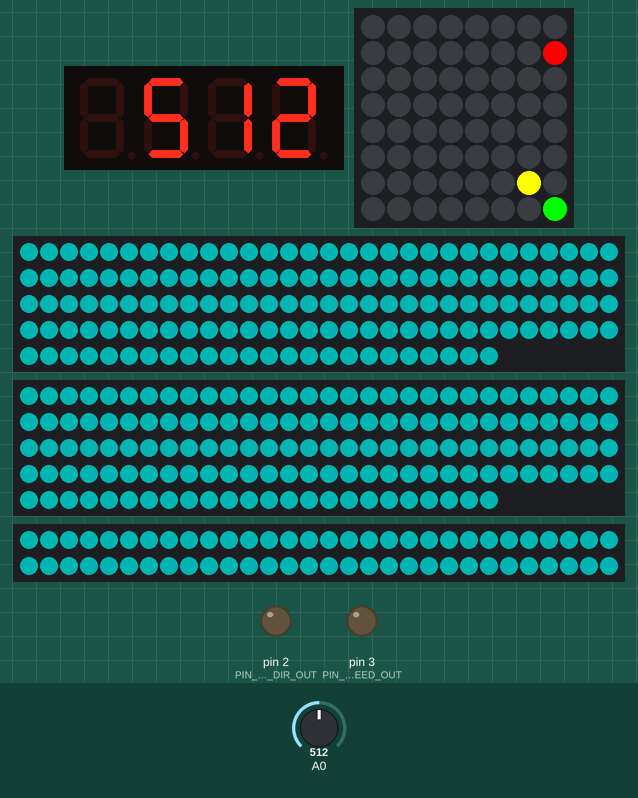
A sketch run on a simulated Arduino Uno, built with avr-gcc and run on an emulated ATmega328P. Shown: 4-digit seven-segment display, 8×8 RGB LED matrix (first LED top left, wired row by row), 2 × 144 RGB LEDs in strip order, left to right, continuing on the next row, 60 RGB LEDs in strip order, left to right, continuing on the next row, output pins drawn as LEDs (lit = HIGH). The test bench sets the inputs (shaded band); at power-on: A0 = 512. Dim RGB values are drawn brighter than linear; random numbers use the default seed unless the sketch sets one; what the sketch prints to the serial monitor is not drawn.

Above: at 1.5 s.
1.6 s: A0 set to 130
At 3.0 s:
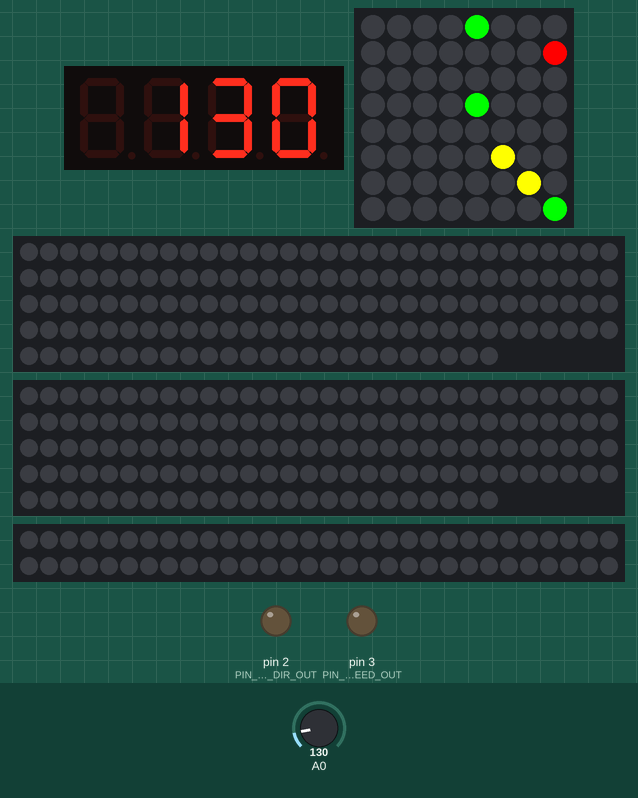
3.6 s: A0 set to 150
At 3.83 s:
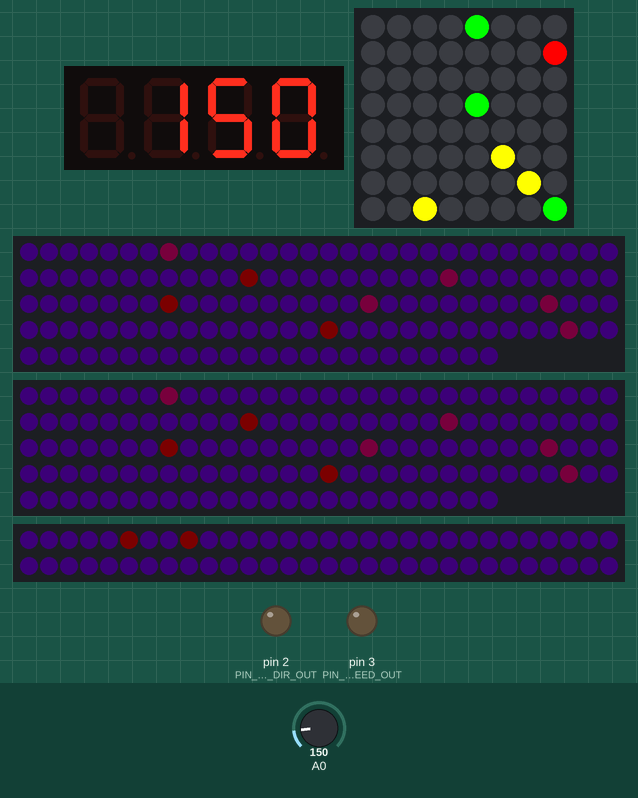
5.5 s: A0 set to 266
At 5.72 s:
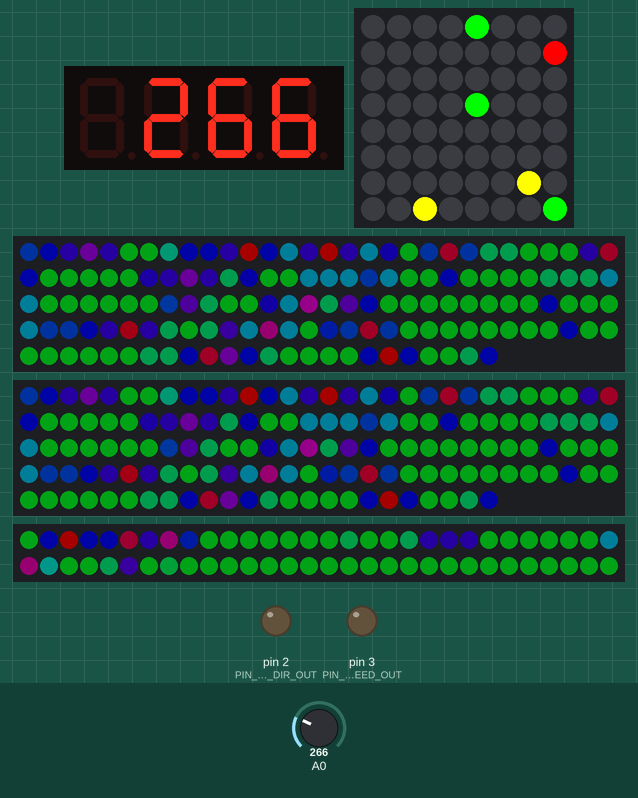
7.3 s: A0 set to 246
At 7.57 s:
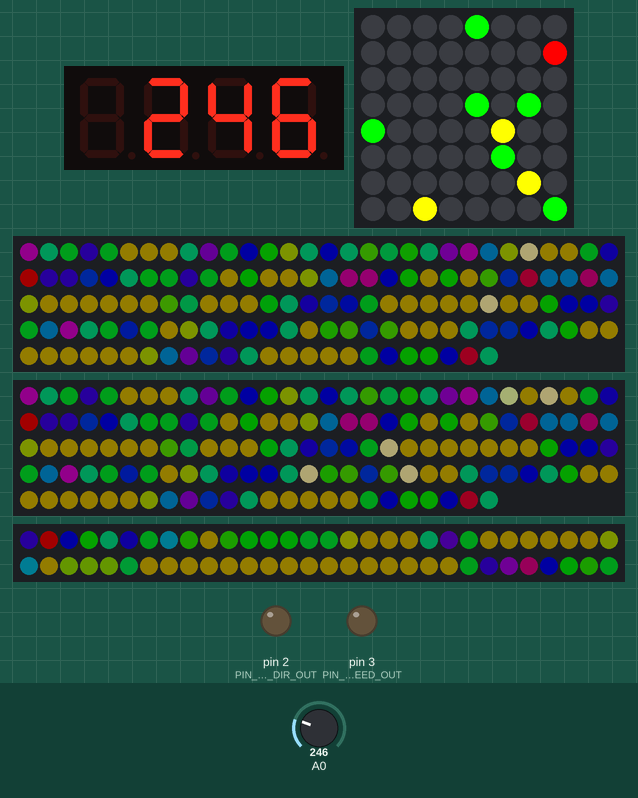
9.2 s: A0 set to 716
At 9.37 s:
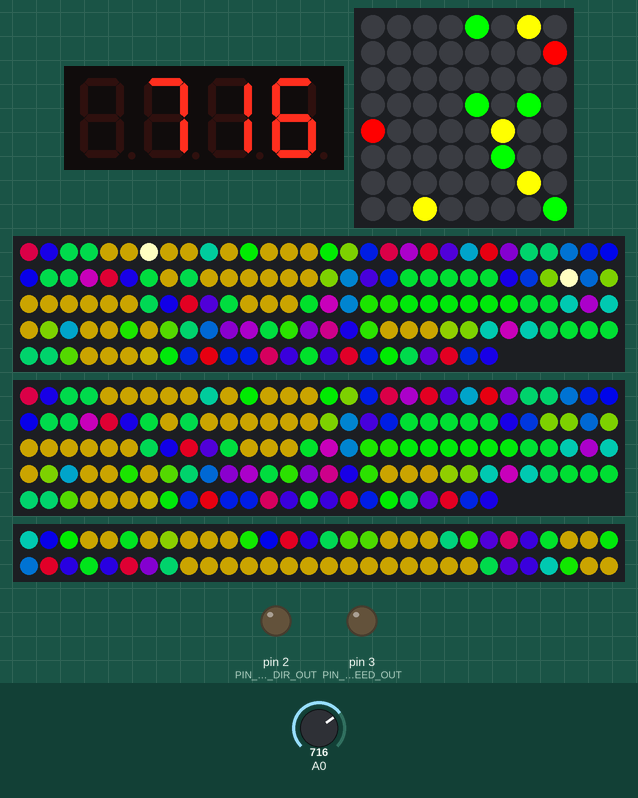
11.0 s: A0 set to 511
At 11.24 s:
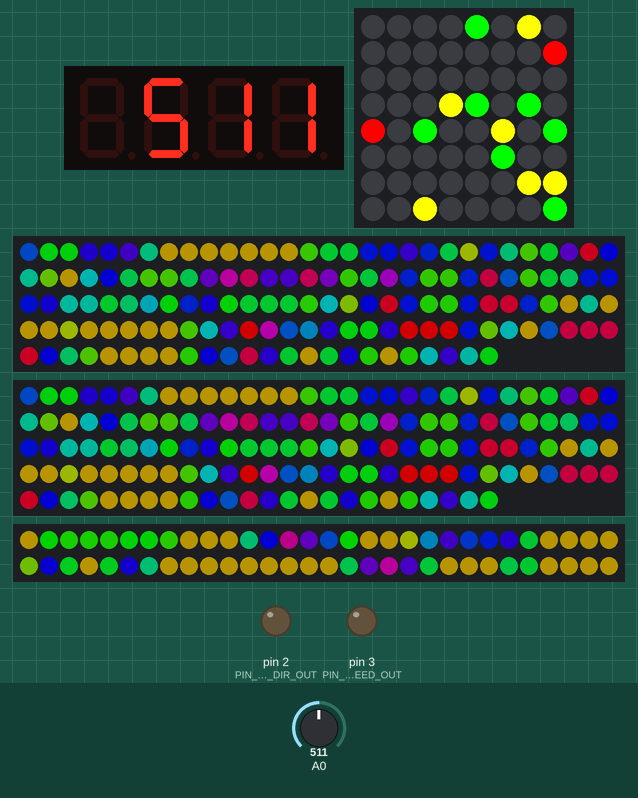

The sketch:

angel2.ino
```cpp
#include "wings.h"
#include "buttons.h"
#include "display.h"
#include "light_mode.h"
#include "chase_mode.h"
#include "fire_mode.h"
#include "glow_mode.h"
#include "rainbow_mode.h"

#include <Adafruit_NeoPixel.h>

// CONSTANTS

#define DELAY 10

// I/O PINS

#define BUTTON_POWER      22 //A
#define BUTTON_UP         23 //B
#define BUTTON_MODE       24 //C
#define BUTTON_DOWN       25 //D

#define PIN_WING_SPEED_OUT    3
#define PIN_WING_DIR_OUT      2

#define ACCESSORY_OUT     30
#define LEFT_WING_OUT     28
#define RIGHT_WING_OUT    26

#define WING_POSITION_IN  A0

#define AUDIO_ENVELOPE_INPUT A1
#define AUDIO_INPUT          A2


//Gloabls
Wings* wings;
Buttons* buttons;

Adafruit_NeoPixel* leftWing;
Adafruit_NeoPixel* rightWing;
Adafruit_NeoPixel* accessory;

GlowMode* wingGlow;
GlowMode* accGlow;

LightMode* wingMode;
LightMode* accessoryMode;

Display* display;

bool lightsOn = true;

void setup() {
  Serial.begin(19200);
  Serial.println("Setup begin");

  wings = new Wings(PIN_WING_SPEED_OUT, PIN_WING_DIR_OUT, WING_POSITION_IN);

  buttons = new Buttons(BUTTON_POWER, BUTTON_MODE, BUTTON_UP, BUTTON_DOWN);

  leftWing = new Adafruit_NeoPixel(144, LEFT_WING_OUT, NEO_GRBW + NEO_KHZ800);
  rightWing = new Adafruit_NeoPixel(144, RIGHT_WING_OUT, NEO_GRBW + NEO_KHZ800);
  accessory = new Adafruit_NeoPixel(60, ACCESSORY_OUT, NEO_GRB + NEO_KHZ800);

  wingMode = new RainbowMode(144);
  accessoryMode = new RainbowMode(60);

  wingGlow = new GlowMode(144);
  accGlow = new GlowMode(60);

  display = new Display();

  display->init();

  leftWing->begin();
  rightWing->begin();
  accessory->begin();

  leftWing->setBrightness(255);
  rightWing->setBrightness(255);
  accessory->setBrightness(255);

  wings->stop();

  Serial.println("Setup complete");
}

void moveWings() {
    if (buttons->wasPressed(buttons->DOWN)) {
      wings->down();
    } else if (buttons->wasPressed(buttons->UP)) {
      wings->up();
    }

    wings->step();
}

void blankLights() {
  leftWing->setBrightness(0);
  rightWing->setBrightness(0);
  accessory->setBrightness(0);
  leftWing->show();
  rightWing->show();
  accessory->show();
}

void updateLights(int wingPosition) {
  int brightness = wingPosition / 4;

  leftWing->setBrightness(brightness);
  rightWing->setBrightness(brightness);
  accessory->setBrightness(brightness);

  accessoryMode->step();
  accessoryMode->display(accessory, 0);

  if (buttons->isPressed(buttons->MODE)) {
     wingGlow->step();

    wingMode->display(leftWing, 0);
    wingMode->display(rightWing, 0);
  } else {
    wingMode->step();

    wingMode->display(leftWing, 0);
    wingMode->display(rightWing, 0);
  }

  leftWing->show();
  rightWing->show();
  accessory->show();
}

void loop() {
  // Serial.println("Loop start");

  buttons->update();

  int wingPosition = wings->updatePosition();
  moveWings();

  if (buttons->wasPressed(buttons->POWER)) {
    lightsOn = !lightsOn;

    if (!lightsOn) {
        blankLights();
    }
  }

  if (lightsOn) {
    updateLights(wingPosition);
  }

  display->beepBoop();

  delay(DELAY);
}
```

buttons.cpp
```cpp
#include "Arduino.h"
#include "buttons.h"

Buttons::Buttons(int power, int mode, int up, int down) {
  for(int button = 0; button < NUM_BUTTONS; button++) {
    for (int time = 0; time < HISTORY; time++) {
      buttonHistory[button][time] = false;
    }
  }

  buttons[POWER] = power;
  buttons[MODE] = mode;
  buttons[UP] = up;
  buttons[DOWN] = down;

  if (DEBUG) {
    Serial.println("butons initialized");
  }
};

void Buttons::update() {
  for(int i = 0; i < NUM_BUTTONS; i++) {
    boolean current = digitalRead(buttons[i]);

    buttonHistory[i][3] = buttonHistory[i][2];
    buttonHistory[i][2] = buttonHistory[i][1];
    buttonHistory[i][1] = buttonHistory[i][0];
    buttonHistory[i][0] = current;

    if (DEBUG) {
      Serial.print("button "); Serial.print(i); Serial.println(" : "); Serial.println(current);
    }
  }
}

boolean Buttons::isPressed(int button) {
  int pressed = 0;

  for (int time = 0; time < HISTORY; time++) {
    if (buttonHistory[button][time]) {
      pressed++;
    }
  }

  return pressed >= 2;
}

boolean Buttons::wasPressed(int button) {
  //Only return true once for each press, and only after it has been pressed for at least one cycle.
  boolean pressed = buttonHistory[button][0] && !buttonHistory[button][1];// && !buttonHistory[button][2];

  return pressed;
}
```

buttons.h
```cpp
#ifndef Buttons_h
#define Buttons_h

#include "Arduino.h"

#define DEBUG false

#define NUM_BUTTONS 4
#define HISTORY 4

class Buttons {
  public:
    Buttons(int power, int mode, int up, int down);

    static const int POWER = 0;
    static const int MODE = 1;
    static const int UP = 2;
    static const int DOWN = 3;

    void update();
    boolean isPressed(int buttonIndex);
    boolean wasPressed(int buttonIndex);

  private:
    boolean buttonHistory[NUM_BUTTONS][HISTORY];
    int buttons[NUM_BUTTONS];

};

#endif
```

chase_mode.cpp
```cpp
#include "Arduino.h"
#include "chase_mode.h"

ChaseMode::ChaseMode(int maxPixels) : LightMode(maxPixels) {
  chaseState = 0;
};

void ChaseMode::step() {
  chaseState++;

  if (chaseState >= 6 * 3) {
    chaseState = 0;
  }
}

void ChaseMode::display(Adafruit_NeoPixel* pixels, int meta) {

  int n = pixels->numPixels();

  uint32_t color;
  for (int i=0; i < n; i++) {
    int offset = (i + (chaseState/3)) % 6;
    switch (offset) {
    case 0:
      color = rgb(127, 0, 0);
      break;
    case 1:
      color = rgb(127, 63, 0);
      break;
    case 2:
      color = rgb(127, 127, 0);
      break;
    case 3:
      color = rgb(0, 127, 0);
      break;
    case 4:
      color = rgb(0, 0, 255);
      break;
    case 5:
      color = rgb(63, 0, 255);
      break;
    }

    pixels->setPixelColor(i, color);
  }
}
```

chase_mode.h
```cpp
#ifndef ChaseMode_h
#define ChaseMode_h

#include "Arduino.h"
#include "light_mode.h"

class ChaseMode : public LightMode {
  public:
    ChaseMode(int maxPixels);

    void step();
    void display(Adafruit_NeoPixel* pixels, int meta);

  private:
    int chaseState;
};

#endif
```

display.cpp
```cpp
#include "Arduino.h"
#include "display.h"

#include <Wire.h>
#include <Adafruit_GFX.h>
#include "Adafruit_LEDBackpack.h"

const int N = 8 * 8;

Display::Display() {
    matrix = new Adafruit_BicolorMatrix();
    digits = new Adafruit_7segment();
}

void Display::init() {
    matrixState = new uint8_t[N];

    digits->begin(0x70);
    matrix->begin(0x71);

    digits->print(8888);
    digits->writeDisplay();

    matrix->clear();
    matrix->fillRect(0,0, 3,8, LED_RED);
    matrix->fillRect(3,0, 5,8, LED_YELLOW);
    matrix->fillRect(5,0, 8,8, LED_GREEN);
    matrix->writeDisplay();

    delay(300);

    matrix->fillRect(0,0, 8,8, LED_OFF);
    matrix->writeDisplay();
}

void Display::number(int n) {
    digits->print(n);
    digits->writeDisplay();
}

void Display::beepBoop() {
    int p = random(3);
    if (p == 0) {
        int x = random(8);
        int y = random(8);
        int c = random(6) - 2;
        c = max(c, 0);
        matrix->drawPixel(x, y, c);
        matrix->writeDisplay();
    }
}
```

display.h
```cpp
#ifndef Display_h
#define Display_h

#include "Adafruit_LEDBackpack.h"

class Display {
    public:
        Display();
        void init();

        void number(int n);
        void beepBoop();

    private:
        Adafruit_BicolorMatrix* matrix;
        Adafruit_7segment* digits;
        uint8_t* matrixState;
};

#endif
```

fire_mode.h
```cpp
#ifndef FireMode_h
#define FireMode_h

#include "Arduino.h"
#include "light_mode.h"

#define MAX            32767

class FireMode : public LightMode {
  public:
    FireMode(int maxPixels);

    void step();
    void display(Adafruit_NeoPixel* pixels, int meta);

  private:
    void pullAdjacent(int i, int pull);

    int* levels;
    int* goals;

    int rise;
    int fall;
    int dropoff;
    int minLevel;
    int choose;
};

#endif
```

glow_mode.cpp
```cpp
#include "Arduino.h"
#include "glow_mode.h"

GlowMode::GlowMode(int maxPixels) : LightMode(maxPixels) {
  chaseState = 0;

  maxColor = rgbw(255, 255, 255, 255);
};

void GlowMode::step() {
  chaseState++;

  if (chaseState >= 6 * 3) {
    chaseState = 0;
  }
}

byte bump(int value) {
  if (value == 255) {
    return 255;
  }

  return constrain(value + 16, 0, 255);
}

void GlowMode::display(Adafruit_NeoPixel* pixels, int meta) {

  int n = pixels->numPixels();

  uint32_t color;
  for (int i=0; i < n; i++) {

    color = pixels->getPixelColor(i);

    if (color < maxColor) {
      byte r = bump(red(color));
      byte g = bump(green(color));
      byte b = bump(blue(color));
      byte w = bump(white(color));

      color = rgbw(r, g, b, w);
    }

    pixels->setPixelColor(i, color);
  }
}
```

glow_mode.h
```cpp
#ifndef GlowMode_h
#define GlowMode_h

#include "Arduino.h"
#include "light_mode.h"

class GlowMode : public LightMode {
  public:
    GlowMode(int maxPixels);

    void step();
    void display(Adafruit_NeoPixel* pixels, int meta);

  private:
    int chaseState;
    int maxColor;
};

#endif
```

light_mode.cpp
```cpp
#include "Arduino.h"
#include "light_mode.h"

LightMode::LightMode(int maxPixels) {
  numPixels = maxPixels;
  lastPixel = maxPixels - 1;
}

void LightMode::display(Adafruit_NeoPixel* strip) {
    display(strip, 0);
}

uint32_t LightMode::rgb(uint8_t r, uint8_t g, uint8_t b) {
  return ((uint32_t)r << 16) | ((uint32_t)g << 8) | b;
}

uint32_t LightMode::rgbw(uint8_t r, uint8_t g, uint8_t b, uint8_t w) {
  return ((uint32_t)w << 24) | ((uint32_t)r << 16) | ((uint32_t)g <<  8) | b;
}

// Input a value 0 to 255 to get a color value.
// The colours are a transition r - g - b - back to r.
uint32_t LightMode::hue(byte hue) {
  hue = 255 - (hue % 255);

  if (hue < 85) {
    return rgb(255 - hue * 3, 0, hue * 3);
  } else if (hue < 170) {
    hue -= 85;
    return rgb(0, hue * 3, 255 - hue * 3);
  } else {
    hue -= 170;
    return rgb(hue * 3, 255 - hue * 3, 0);
  }
}

uint32_t LightMode::red(uint32_t color) {
  return (color >> 16) & 255;
}

uint32_t LightMode::green(uint32_t color) {
  return (color >> 8) & 255;
}

uint32_t LightMode::blue(uint32_t color) {
  return color & 255;
}

uint32_t LightMode::white(uint32_t color) {
  return (color >> 24) & 255;
}

uint32_t LightMode::setWhite(uint32_t color, uint8_t w) {
  return color | ((uint32_t)w << 24);
}
```

light_mode.h
```cpp
#ifndef LightMode_h
#define LightMode_h

#include "Arduino.h"
#include <Adafruit_NeoPixel.h>

class LightMode {
  public:
    LightMode(int maxPixels);

    virtual void step() = 0;

    void display(Adafruit_NeoPixel* strip);
    virtual void display(Adafruit_NeoPixel* strip, int meta) = 0;

    static uint32_t rgb(uint8_t r, uint8_t g, uint8_t b);
    static uint32_t rgbw(uint8_t r, uint8_t g, uint8_t b, uint8_t w);
    static uint32_t hue(byte hue);

    uint32_t LightMode::red(uint32_t color);
    uint32_t LightMode::green(uint32_t color);
    uint32_t LightMode::blue(uint32_t color);
    uint32_t LightMode::white(uint32_t color);
    uint32_t LightMode::setWhite(uint32_t color, byte w);

  protected:
    int numPixels;
    int lastPixel;
};

#endif
```

lights.cpp
```cpp
#include "Arduino.h"
#include "lights.h"

#include <Adafruit_NeoPixel.h>

Lights::Lights(int pin, int count, int type) {
  strip = Adafruit_NeoPixel(count, pin, type + NEO_KHZ800);

  numPixels = count;
  lastPixel = numPixels - 1;
};

uint32_t Lights::rgb(uint8_t r, uint8_t g, uint8_t b) {
  return ((uint32_t)r << 16) | ((uint32_t)g <<  8) | b;
}

// Input a value 0 to 255 to get a color value.
// The colours are a transition r - g - b - back to r.
uint32_t Lights::hue(byte hue) {
  hue = 255 - (hue % 255);

  if (hue < 85) {
    return rgb(255 - hue * 3, 0, hue * 3);
  } else if (hue < 170) {
    hue -= 85;
    return rgb(0, hue * 3, 255 - hue * 3);
  } else {
    hue -= 170;
    return rgb(hue * 3, 255 - hue * 3, 0);
  }
}
```

lights.h
```cpp
#ifndef Lights_h
#define Lights_h

#include "Arduino.h"
#include <Adafruit_NeoPixel.h>

#define DEBUG true

class Lights {
  public:
    Lights(int pin, int count, int type);

    static uint32_t rgb(uint8_t r, uint8_t g, uint8_t b);

    static uint32_t hue(byte hue);

  private:
    Adafruit_NeoPixel strip;
    int numPixels;
    int lastPixel;

};

#endif
```

rainbow_mode.cpp
```cpp
#include "Arduino.h"
#include "rainbow_mode.h"

RainbowMode::RainbowMode(int maxPixels) : LightMode(maxPixels) {

  levels = new int[maxPixels];
  goals = new int[maxPixels];

  for (int i = 0; i < numPixels; i++) {
    levels[i] = 0;
    goals[i] = MAX;
  }

  rise = 0.05 * MAX;
  fall = 0.02 * MAX;
  dropoff = 0.25 * MAX;
  minLevel = 0.15 * MAX;
  choose = 120;

};

void RainbowMode::step() {

  for(int i = 0; i < numPixels; i++){
    int level = levels[i];

    if (level < goals[i]) {
      //watch out for overflow!
      long newLevel = (long)level + rise;
      level = min(newLevel, MAX);
    }
    else {
      goals[i] = 0;
      level = max(level - fall, minLevel);
    }

    int r = random(choose);
    if (r == 0) {
      goals[i] = MAX;
      pullAdjacent(i-1, MAX);
      pullAdjacent(i+1, MAX);
    }

    levels[i] = level;

    float factor = (float)level / MAX;
    uint32_t color = rgb(235 * factor, 255 * factor * factor, 50 * factor * factor);
  }
}

void RainbowMode::display(Adafruit_NeoPixel* pixels, int wing) {
  for(int i = 0; i < numPixels; i++){
    int level = levels[i];

    float factor = (float)level / MAX;
    int r = 255 * factor;
    int g = 255 * factor * factor;
    int b = 50 * factor * factor;
    int w = (factor < 0.25 && random(0, 20) == 0) ? 255 : 0;

    uint32_t color = hue(factor * 255);
    color = setWhite(color, w);

    pixels->setPixelColor(i, color);
  }
}

void RainbowMode::pullAdjacent(int i, int pull) {
  i = ((i<0)? lastPixel : i);
  i = (i>lastPixel)? 0 : i;

  int level = pull - dropoff;
  if (goals[i] < level) {
    goals[i] = level;
    pullAdjacent(i-1, level);
    pullAdjacent(i+1, level);
  }
}
```

rainbow_mode.h
```cpp
#ifndef RainbowMode_h
#define RainbowMode_h

#include "Arduino.h"
#include "light_mode.h"

#define MAX            32767

class RainbowMode : public LightMode {
  public:
    RainbowMode(int maxPixels);

    void step();
    void display(Adafruit_NeoPixel* pixels, int meta);

  private:
    void pullAdjacent(int i, int pull);

    int* levels;
    int* goals;

    int rise;
    int fall;
    int dropoff;
    int minLevel;
    int choose;
};

#endif
```

sound_mode.cpp
```cpp

```

wings.cpp
```cpp
#include "Arduino.h"
#include "wings.h"
#include "display.h"

extern Display* display;

Wings::Wings(int speedPin, int dirPin, int positionPin) {

  pinMode(speedPin, OUTPUT);
  pinMode(dirPin, OUTPUT);

  speedOut = speedPin;
  directionOut = dirPin;

  positionIn = positionPin;

  stop();

  if (DEBUG) {
    Serial.println("wings initialized");
  }
};

void Wings::up() {
  move(WINGS_UP);
}

void Wings::down() {
  move(WINGS_DOWN);
}

void Wings::stop() {
    if (DEBUG && moving()) {
      Serial.println("wings stopped");
    }
//    wingSpeed -= 32;
//    wingSpeed = constrain(wingSpeed, 0, 255);

    wingDirection = WINGS_STOP;
    wingSpeed = 0;
    unmovedCount = 0;
    digitalWrite(speedOut, 0);

//    if (DEBUG) {
//      Serial.println("wings stopped");
//    }
}

int Wings::updatePosition() {
  int reading = analogRead(positionIn);
  display->number(reading);

  int mapped = map(reading, POSITION_MIN, POSITION_MAX, 0, 1023);
  int newPosition = constrain(mapped, 0, 1023);

  if (moving() && abs(newPosition - position) <= 1) {
    unmovedCount++;
  } else {
    unmovedCount = 0;
  }

  position = newPosition;

  return position;
}

bool Wings::moving() {
  return (wingDirection != WINGS_STOP) || (wingSpeed > 0);
}

void Wings::move(int direction) {
  if (DEBUG) {
    Serial.println("Wing direction requested");
  }

  if (moving()) {
    if (wingDirection != direction) {
      stop();
    }
  } else {
    wingDirection = direction;
    if (DEBUG) {
      Serial.println("Wing direction set");
    }
  }
}

void Wings::step() {
  if (moving()) {
    if (unmovedCount > 10) {
      if (DEBUG) {
        Serial.println("Wings stalled");
        Serial.print("Wing speed: "); Serial.println(wingSpeed);
      }

      stop();
      return;
    }

    // Serial.println(position);

    if ((wingDirection == WINGS_UP && position > 768) || wingDirection == WINGS_DOWN && position < 256)  {
      wingSpeed -= 32;
    } else {
      wingSpeed += 32;
    }

    // int maxSpeed;
    // if (wingDirection == WINGS_UP) {
    //   maxSpeed = map(position, 1023, 767, 32, 255);
    // } else {
    //   maxSpeed = map(position, 0, 255, 32, 255);
    // }

    // maxSpeed = constrain(maxSpeed, 32, 255);

    wingSpeed = constrain(wingSpeed, 32, 255);

    digitalWrite(directionOut, wingDirection);
    analogWrite(speedOut, wingSpeed);

  }

}
```

wings.h
```cpp
#ifndef Wings_h
#define Wings_h

#include "Arduino.h"

#define DEBUG true

// PINS
#define WING_SPEED        3
#define WING_DIR          2

// CONSTANTS
#define WINGS_STOP  -1
#define WINGS_UP    LOW
#define WINGS_DOWN  HIGH

#define POSITION_MIN 140
#define POSITION_MAX 900

class Wings {
  public:
    Wings(int speedPin, int dirPin, int positionPin);

    void up();
    void down();
    void stop();

    void step();

    int updatePosition();

  private:
    int speedOut;
    int directionOut;
    int positionIn;

    int wingDirection;
    int wingSpeed;
    int position;

    int unmovedCount;

    void move(int direction);
    bool moving();

};

#endif
```
